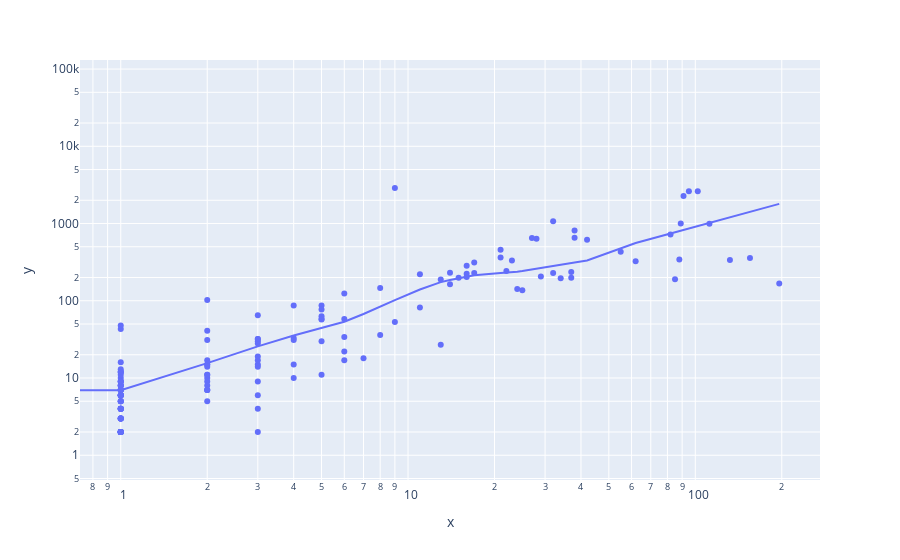

Notebook code for this chart:
### Markdown cell above
#### 2.2 Việc tỉ lệ kiểm tra y tế có ảnh hưởng đến số ca bệnh được ghi nhận trên hệ thống hay không?
- **Trường dữ liệu được trực quan**: `1 Test every X ppl` , `1 Case every X ppl`
- **Biểu đồ sử dụng:** Scatter chart.
- **Tính phù hợp của biểu đồ:** Việc xem xét mối tương quan giữa 2 trường dữ liệu thì biểu đồ scatter vẫn cho ta một cái nhìn dễ nhất, khi mà tất cả điểm dữ liệu được trực quan trên một biểu đồ 1 cách rõ ràng, từ đó ta cũng có thể xem được phân bố của các dữ liệu này như thế nào.

### Code cell
px.scatter(
            x=covid_df['1 Test every X ppl'],
            y = covid_df['1 Case every X ppl'],
            log_y= True,log_x=True,
            trendline="lowess"
        )

### Figure 1 — Plotly figure (JSON) as saved in the notebook; plotly's stock layout.template omitted (floating-point values rounded to 4 significant figures; data arrays with more than 128 entries replaced by an {"elided": "..."} marker saying what was removed)
{"data": [{"hovertemplate": "x=%{x}<br>y=%{y}<extra></extra>", "legendgroup": "", "marker": {"color": "#636efa", "symbol": "circle"}, "mode": "markers", "name": "", "orientation": "v", "showlegend": false, "type": "scatter", "x": {"elided": "229 int values"}, "xaxis": "x", "y": {"elided": "229 int values"}, "yaxis": "y"}, {"hovertemplate": "<b>LOWESS trendline</b><br><br>x=%{x}<br>y=%{y} <b>(trend)</b><extra></extra>", "legendgroup": "", "marker": {"color": "#636efa", "symbol": "circle"}, "mode": "lines", "name": "", "showlegend": false, "type": "scatter", "x": {"elided": "229 int values"}, "xaxis": "x", "y": {"elided": "229 float values"}, "yaxis": "y"}], "layout": {"legend": {"tracegroupgap": 0}, "margin": {"t": 60}, "xaxis": {"anchor": "y", "domain": [0, 1], "title": {"text": "x"}, "type": "log"}, "yaxis": {"anchor": "x", "domain": [0, 1], "title": {"text": "y"}, "type": "log"}}}
